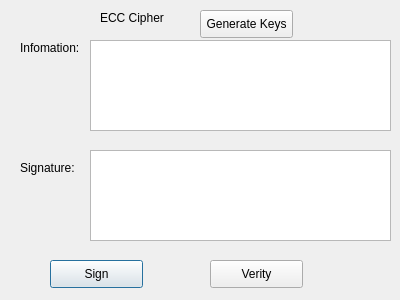
<?xml version="1.0" encoding="UTF-8"?>
<ui version="4.0">
 <class>ECCCipher</class>
 <widget class="QDialog" name="ECCCipher">
  <property name="geometry">
   <rect>
    <x>0</x>
    <y>0</y>
    <width>400</width>
    <height>300</height>
   </rect>
  </property>
  <property name="windowTitle">
   <string>Dialog</string>
  </property>
  <widget class="QLabel" name="label">
   <property name="geometry">
    <rect>
     <x>100</x>
     <y>10</y>
     <width>121</width>
     <height>16</height>
    </rect>
   </property>
   <property name="text">
    <string>ECC Cipher</string>
   </property>
  </widget>
  <widget class="QPushButton" name="btn_sign">
   <property name="geometry">
    <rect>
     <x>50</x>
     <y>260</y>
     <width>93</width>
     <height>28</height>
    </rect>
   </property>
   <property name="text">
    <string>Sign</string>
   </property>
  </widget>
  <widget class="QPushButton" name="btn_verity">
   <property name="geometry">
    <rect>
     <x>210</x>
     <y>260</y>
     <width>93</width>
     <height>28</height>
    </rect>
   </property>
   <property name="text">
    <string>Verity</string>
   </property>
  </widget>
  <widget class="QPushButton" name="btn_generatekeys">
   <property name="geometry">
    <rect>
     <x>200</x>
     <y>10</y>
     <width>93</width>
     <height>28</height>
    </rect>
   </property>
   <property name="text">
    <string>Generate Keys</string>
   </property>
  </widget>
  <widget class="QLabel" name="label_2">
   <property name="geometry">
    <rect>
     <x>20</x>
     <y>40</y>
     <width>71</width>
     <height>16</height>
    </rect>
   </property>
   <property name="text">
    <string>Infomation: </string>
   </property>
  </widget>
  <widget class="QLabel" name="label_3">
   <property name="geometry">
    <rect>
     <x>20</x>
     <y>160</y>
     <width>71</width>
     <height>16</height>
    </rect>
   </property>
   <property name="text">
    <string>Signature: </string>
   </property>
  </widget>
  <widget class="QTextEdit" name="txt_information">
   <property name="geometry">
    <rect>
     <x>90</x>
     <y>40</y>
     <width>301</width>
     <height>91</height>
    </rect>
   </property>
  </widget>
  <widget class="QTextEdit" name="txt_signature">
   <property name="geometry">
    <rect>
     <x>90</x>
     <y>150</y>
     <width>301</width>
     <height>91</height>
    </rect>
   </property>
  </widget>
 </widget>
 <resources/>
 <connections/>
</ui>
